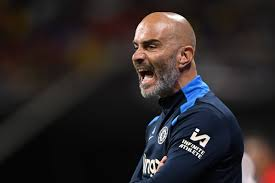
#> input picture wk2/maresca.jpg, 275 x 183 px
$ python Visualizing_color_spaces.py
#> lines starting #> are read from the running program, lines starting #| are printed output that depends on the picture
import cv2

image=cv2.imread('maresca.jpg')
#> image is the input picture: shape (183, 275, 3); mean B, G, R 39.7, 39.3, 45.3

B,G,R=cv2.split(image)
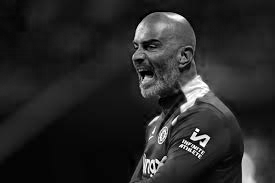
#> B: shape (183, 275); min 0, max 255, mean 39.7
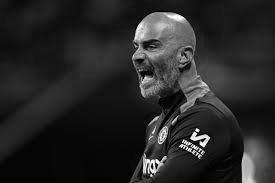
#> G: shape (183, 275); min 0, max 255, mean 39.3
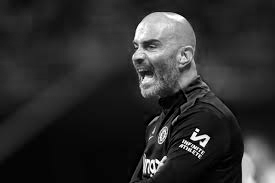
#> R: shape (183, 275); min 0, max 255, mean 45.3


cv2.imshow("Original", image)

cv2.waitKey(0)


cv2.imshow("white", B)

cv2.waitKey(0)


cv2.imshow("white", G)

cv2.waitKey(0)


cv2.imshow("yellow", R)

cv2.waitKey(0)

$ run again, with wk2/palmerboy.jpg copied over wk2/maresca.jpg
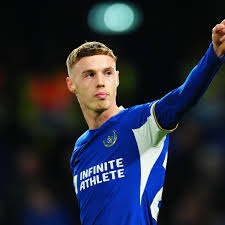
#> input picture wk2/palmerboy.jpg, 225 x 225 px
#> image is the input picture: shape (225, 225, 3); mean B, G, R 56.4, 42.5, 37.6
#> `B,G,R=cv2.split(image)`:
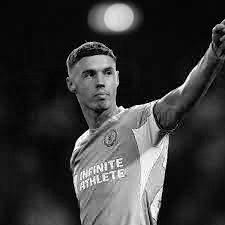
#> B: shape (225, 225); min 0, max 255, mean 56.4
#> `B,G,R=cv2.split(image)`:
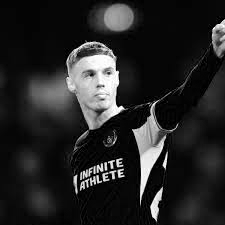
#> R: shape (225, 225); min 0, max 255, mean 37.6

$ run again, with wk2/peter.jpg copied over wk2/maresca.jpg
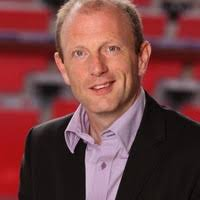
#> input picture wk2/peter.jpg, 200 x 200 px
#> image is the input picture: shape (200, 200, 3); mean B, G, R 66.5, 65.9, 115.5
#> `B,G,R=cv2.split(image)`:
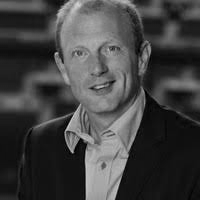
#> G: shape (200, 200); min 0, max 210, mean 65.9
#> `B,G,R=cv2.split(image)`:
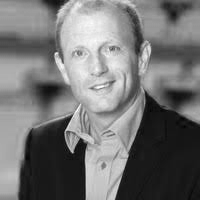
#> R: shape (200, 200); min 1, max 255, mean 115.5
